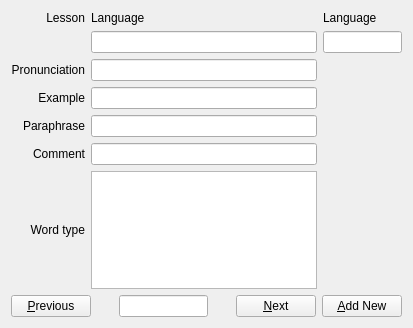
<?xml version="1.0" encoding="UTF-8"?>
<ui version="4.0">
 <class>Editor</class>
 <widget class="QWidget" name="Editor">
  <property name="geometry">
   <rect>
    <x>0</x>
    <y>0</y>
    <width>413</width>
    <height>328</height>
   </rect>
  </property>
  <property name="windowTitle">
   <string>Form</string>
  </property>
  <layout class="QVBoxLayout" name="verticalLayout">
   <item>
    <layout class="QGridLayout" name="gridLayout_2">
     <item row="1" column="1">
      <widget class="KLineEdit" name="wordEntry"/>
     </item>
     <item row="3" column="0">
      <widget class="QLabel" name="label_8">
       <property name="text">
        <string>Pronunciation</string>
       </property>
       <property name="alignment">
        <set>Qt::AlignRight|Qt::AlignTrailing|Qt::AlignVCenter</set>
       </property>
       <property name="buddy">
        <cstring>pronunciationEntry</cstring>
       </property>
      </widget>
     </item>
     <item row="3" column="1">
      <widget class="KLineEdit" name="pronunciationEntry"/>
     </item>
     <item row="4" column="0">
      <widget class="QLabel" name="label_6">
       <property name="text">
        <string>Example</string>
       </property>
       <property name="alignment">
        <set>Qt::AlignRight|Qt::AlignTrailing|Qt::AlignVCenter</set>
       </property>
       <property name="buddy">
        <cstring>exampleEntry</cstring>
       </property>
      </widget>
     </item>
     <item row="4" column="1">
      <widget class="KLineEdit" name="exampleEntry"/>
     </item>
     <item row="5" column="0">
      <widget class="QLabel" name="label_10">
       <property name="text">
        <string>Paraphrase</string>
       </property>
       <property name="alignment">
        <set>Qt::AlignRight|Qt::AlignTrailing|Qt::AlignVCenter</set>
       </property>
       <property name="buddy">
        <cstring>paraphraseEntry</cstring>
       </property>
      </widget>
     </item>
     <item row="5" column="1">
      <widget class="KLineEdit" name="paraphraseEntry"/>
     </item>
     <item row="6" column="0">
      <widget class="QLabel" name="label_7">
       <property name="text">
        <string>Comment</string>
       </property>
       <property name="alignment">
        <set>Qt::AlignRight|Qt::AlignTrailing|Qt::AlignVCenter</set>
       </property>
       <property name="buddy">
        <cstring>commentEntry</cstring>
       </property>
      </widget>
     </item>
     <item row="6" column="1">
      <widget class="KLineEdit" name="commentEntry"/>
     </item>
     <item row="1" column="2">
      <widget class="KLineEdit" name="translationEntry"/>
     </item>
     <item row="0" column="1">
      <widget class="QLabel" name="languageLabel">
       <property name="text">
        <string>Language</string>
       </property>
       <property name="buddy">
        <cstring>wordEntry</cstring>
       </property>
      </widget>
     </item>
     <item row="0" column="2">
      <widget class="QLabel" name="secondLanguageLabel">
       <property name="text">
        <string>Language</string>
       </property>
       <property name="buddy">
        <cstring>wordEntry</cstring>
       </property>
      </widget>
     </item>
     <item row="0" column="0">
      <widget class="QLabel" name="label_9">
       <property name="text">
        <string>Lesson</string>
       </property>
       <property name="alignment">
        <set>Qt::AlignRight|Qt::AlignTrailing|Qt::AlignVCenter</set>
       </property>
      </widget>
     </item>
     <item row="1" column="0">
      <widget class="QLabel" name="lessonLabel">
       <property name="text">
        <string/>
       </property>
      </widget>
     </item>
     <item row="7" column="0">
      <widget class="QLabel" name="label_11">
       <property name="text">
        <string>Word type</string>
       </property>
       <property name="alignment">
        <set>Qt::AlignRight|Qt::AlignTrailing|Qt::AlignVCenter</set>
       </property>
      </widget>
     </item>
     <item row="7" column="1">
      <widget class="Editor::WordTypeView" name="wordTypeView"/>
     </item>
    </layout>
   </item>
   <item>
    <spacer name="verticalSpacer">
     <property name="orientation">
      <enum>Qt::Vertical</enum>
     </property>
     <property name="sizeHint" stdset="0">
      <size>
       <width>20</width>
       <height>40</height>
      </size>
     </property>
    </spacer>
   </item>
   <item>
    <layout class="QHBoxLayout" name="horizontalLayout">
     <item>
      <widget class="KPushButton" name="previousButton">
       <property name="text">
        <string>&amp;Previous</string>
       </property>
      </widget>
     </item>
     <item>
      <spacer name="horizontalSpacer_2">
       <property name="orientation">
        <enum>Qt::Horizontal</enum>
       </property>
       <property name="sizeHint" stdset="0">
        <size>
         <width>40</width>
         <height>20</height>
        </size>
       </property>
      </spacer>
     </item>
     <item>
      <widget class="QLineEdit" name="currentIndex">
       <property name="text">
        <string/>
       </property>
       <property name="cursorPosition">
        <number>0</number>
       </property>
       <property name="alignment">
        <set>Qt::AlignCenter</set>
       </property>
       <property name="readOnly">
        <bool>false</bool>
       </property>
      </widget>
     </item>
     <item>
      <spacer name="horizontalSpacer">
       <property name="orientation">
        <enum>Qt::Horizontal</enum>
       </property>
       <property name="sizeHint" stdset="0">
        <size>
         <width>40</width>
         <height>20</height>
        </size>
       </property>
      </spacer>
     </item>
     <item>
      <widget class="KPushButton" name="nextButton">
       <property name="text">
        <string>&amp;Next</string>
       </property>
      </widget>
     </item>
     <item>
      <widget class="KPushButton" name="newButton">
       <property name="text">
        <string>&amp;Add New</string>
       </property>
      </widget>
     </item>
    </layout>
   </item>
  </layout>
 </widget>
 <customwidgets>
  <customwidget>
   <class>KPushButton</class>
   <extends>QPushButton</extends>
   <header>kpushbutton.h</header>
  </customwidget>
  <customwidget>
   <class>KLineEdit</class>
   <extends>QLineEdit</extends>
   <header>klineedit.h</header>
  </customwidget>
  <customwidget>
   <class>Editor::WordTypeView</class>
   <extends>QTreeView</extends>
   <header>vocabulary/wordtypeview.h</header>
  </customwidget>
 </customwidgets>
 <tabstops>
  <tabstop>previousButton</tabstop>
  <tabstop>nextButton</tabstop>
 </tabstops>
 <resources/>
 <connections/>
</ui>
